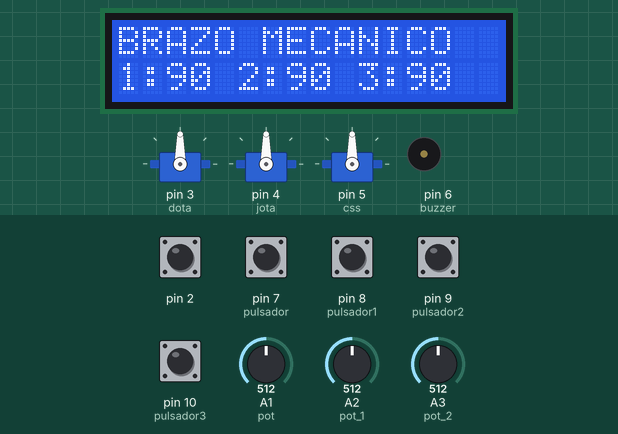
This sketch was run on a simulated Arduino Uno, built with avr-gcc and run on an emulated ATmega328P. On the bench: 16×2 character LCD, 3 × servo, buzzer (waves = sounding). The inputs (shaded band) are chosen by the test bench; at power-on: pin 2 HIGH, pin 7 (pulsador), pin 8 (pulsador1), pin 9 (pulsador2), pin 10 (pulsador3) LOW, A1 (pot) = 512, A2 (pot_1) = 512, A3 (pot_2) = 512.

Above: at 1.2 s.
1.3 s: A1 (pot) set to 716
At 2.5 s:
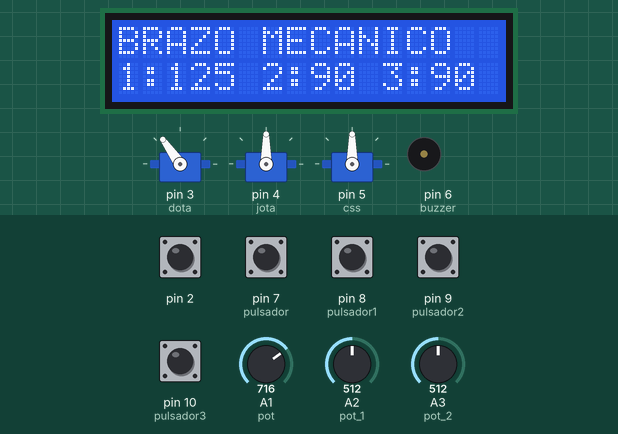
2.8 s: A2 (pot_1) set to 716
At 4.0 s:
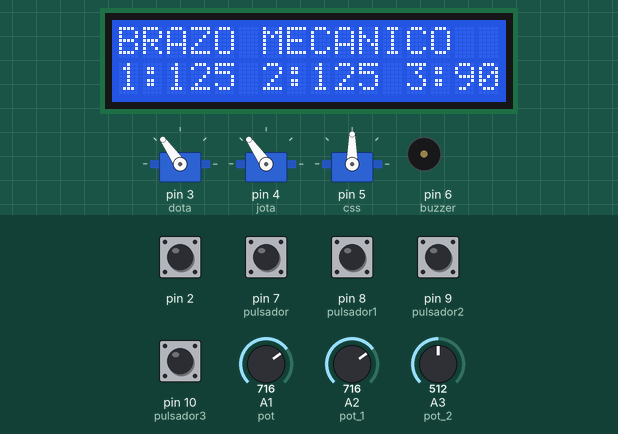
4.3 s: A3 (pot_2) set to 716
At 5.5 s:
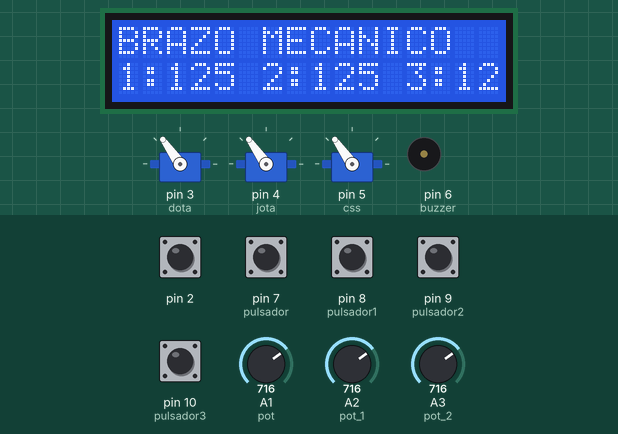
5.8 s: pin 7 (pulsador) pulled HIGH for 0.15 s
At 6.8 s:
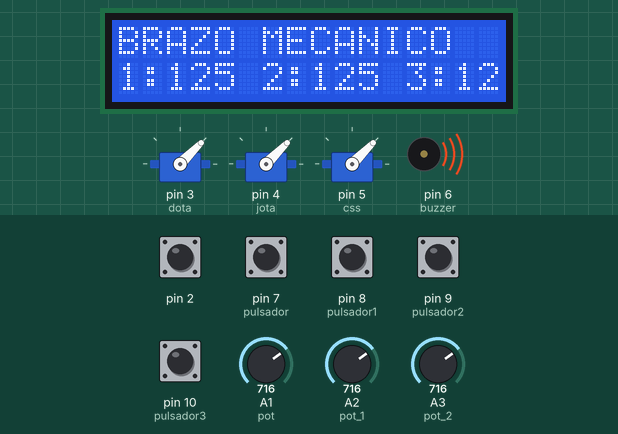
8.9 s: A1 (pot) set to 900
At 9.3 s:
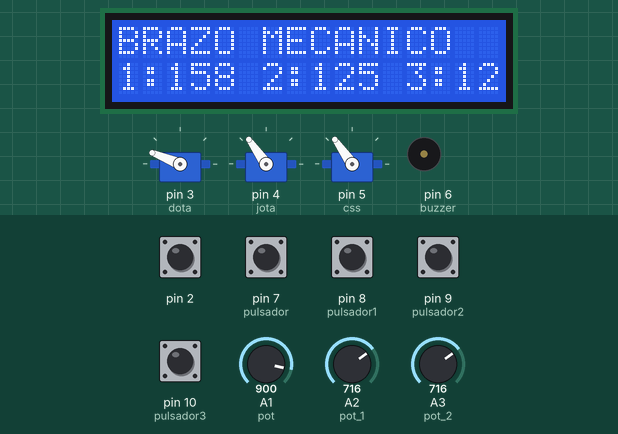
10.5 s: A2 (pot_1) set to 900
At 11.6 s:
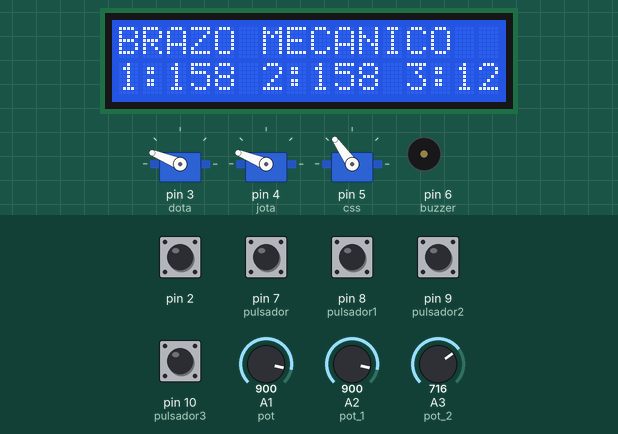
Timing chart, 0 to 13.0 s (numbered marks = the images above; inputs shaded):
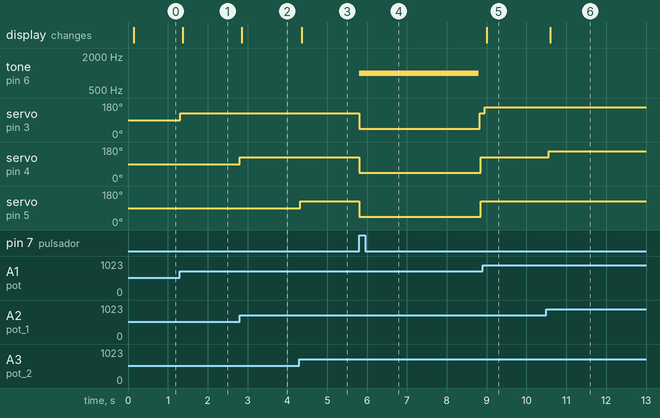

Measured:
- after the input at 1.3 s, servo on pin 3 (dota): 90° → 125° at once; the display: changes after 0.07 s (image 1)
- after the input at 2.8 s, servo on pin 4 (jota): 90° → 125° at once; the display: changes after 0.06 s (image 2)
- after the input at 4.3 s, servo on pin 5 (css): 90° → 125° at once; the display: changes after 0.06 s (image 3)
- after the input at 5.8 s, tone on pin 6 (buzzer): silent → 1000 Hz at once, → silent 3.0 s later; servo on pin 3 (dota): 125° → 45° at once, → 125° 3.0 s later; servo on pin 4 (jota), servo on pin 5 (css): 125° → 45° at once, → 125° 3.1 s later
- after the input at 8.9 s, servo on pin 3 (dota): 125° → 158° after 0.05 s; the display: changes after 0.10 s (image 5)
- after the input at 10.5 s, servo on pin 4 (jota): 125° → 158° after 0.05 s; the display: changes after 0.10 s (image 6)

The sketch:

CTICA2222222222222222222222222222222222222111111111111111111.ino
```cpp
#include <Wire.h>//se llama la libreria Wire que nos ayudara a comunicarnos con el dispositivos de I2C
#include <LiquidCrystal_I2C.h>//se instala la libreria LiquidCrystal_I2C para trabajar con el i2c del lcd junto con el MÃ³dulo serial I2C
#include <Servo.h>//se instala esta libreria para el servo motor

#define lcdAddress 0x27  //se indica la direcciÃ³n que toma el modulo i2c
#define filas 2//se indica que numero de filas que tiene el lcd que son dos para despues utilizarlo
#define columnas 16//se indica el numero de columnas que tiene el lcd que son 16
LiquidCrystal_I2C pantallalcd(lcdAddress, columnas, filas);//se llama la libreria LiquidCrystal_I2C se le indica el nombre de pantallalcd se le indica la direcciÃ³n del lcd,la variable columnas y filas

//INDICANDO LOS PINES A QUE VA CADA UNO
const int pul = 2;
const int buzzer =6;
const int pot = A1;
const int pot_1 = A2;
const int pot_2 = A3;

//variables para leeer elpot
int valor_pot;
int valor_pot1;
int valor_pot2;

//para los pulsadores
const int pulsador = 7;
const int pulsador1 = 8;
const int pulsador2 = 9;
const int pulsador3 = 10;
int lee;
int lee1;
int lee2;
int lee3;


//para los servos
Servo dota;//SE CREA LA VARIABLE PARA EL SERVO MOTOR
Servo jota;//SE CREA OTRA  VARIABLE PARA EL SERVO MOTOR
Servo css;//SE CREA OTRA  VARIABLE PARA EL SERVO MOTOR

#define b_salida() pinMode(buzzer,OUTPUT)//se cambia el pin mode por b_salida
#define encender() tone(buzzer,1000)//se utiliza para reemplazar el tone del bjz
#define apagar() noTone(buzzer)//se utiliza paara remplazar el noTone del buz


void setup() {
 pantallalcd.init();//se indica que la pantallalcd que en eso se iniciara
 pantallalcd.backlight();//se indica que la pantallalcd para su iluminaciÃ³n
 b_salida();//SE DEJA INDICADO
 dota.attach(3);//el pin que esta el servo
 jota.attach(4);//el pin que esta el servo
 css.attach(5);//el pin que esta el servo
 attachInterrupt(digitalPinToInterrupt(2), traviss, FALLING);//SE UTILIZA PARA INTERUPCIÓN
}
void loop() {
   pantallalcd.setCursor(0,0);//QUE SE PONGA EN ESA POSICIÓN DE LA LCD
   pantallalcd.print("BRAZO MECANICO");//que se imprima lo siguiente
   pantallalcd.setCursor(0,1);//que posición
   pantallalcd.print("1:");
   pantallalcd.print(valor_pot);
   pantallalcd.print(" 2:");
   pantallalcd.print(valor_pot1);
   pantallalcd.print(" 3:");
   pantallalcd.print(valor_pot2);
   //solo se incializan las funciones en el void loop
   scoott();
   drake();
   messi();
   cristiano();
   neymar();
   maldini();
   petit();
}


void traviss(){//se utiliza para la interrupción
   //grados del servo
   dota.write(0);
   jota.write(0);
   css.write(0);
    encender();//encienda el buz
    delay(1000);
    apagar();//apague el buz
}


void scoott(){//se utiliza para hacer que el potenciometro haga lo mismo que el servo
  valor_pot = analogRead(pot);
  valor_pot = map(valor_pot, 0, 1023, 0, 180);//es se utiliza que para que los parametros de minimo y maximo del potencimetro sean ahora el minimo y el maximo de parametros del servo
  dota.write(valor_pot);//que el servo haga el parametro establecido en map que esta igualado a la variable valor_pot
  delay(10);
}


void drake(){//se utiliza para hacer que el potenciometro haga lo mismo que el servo
  valor_pot1 = analogRead(pot_1);
  valor_pot1 = map(valor_pot1, 0, 1023, 0, 180);//es se utiliza que para que los parametros de minimo y maximo del potencimetro sean ahora el minimo y el maximo de parametros del servo
  jota.write(valor_pot1);//que el servo haga el parametro establecido en map que esta igualado a la variable valor_pot
  delay(10);
}


void messi(){//se utiliza para hacer que el potenciometro haga lo mismo que el servo
  valor_pot2 = analogRead(pot_2);
  valor_pot2 = map(valor_pot2, 0, 1023, 0, 180);//es se utiliza que para que los parametros de minimo y maximo del potencimetro sean ahora el minimo y el maximo de parametros del servo
  css.write(valor_pot2);//que el servo haga el parametro establecido en map que esta igualado a la variable valor_pot
  delay(10);
}
void cristiano(){//para el cambio de posición
  lee = digitalRead(pulsador);
  if(lee==HIGH){//si se cumple hace lo siguiente
    encender();//encienda el buz
    //grados del servo
   dota.write(45);
   jota.write(45);
   css.write(45);
    delay(3000);
    apagar();//apague el buz
  }
}
void neymar(){//para el cambio de posición
  lee1 = digitalRead(pulsador1);
  if(lee1==HIGH){//si se cumple hace lo siguiente
    encender();//encienda el buz
    //grados del servo
   dota.write(90);
   jota.write(90);
   css.write(90);
    delay(3000);
    apagar();//apague el buz
  }
}
void maldini(){//para el cambio de posición
    lee2 = digitalRead(pulsador2);
  if(lee2==HIGH){//si se cumple hace lo siguiente
    encender();//encienda el buz
    //grados del servo
   dota.write(135);
   jota.write(135);
   css.write(135);
    delay(3000);
    apagar();//apague el buz
  }
}
void petit(){//para el cambio de posición
   lee3 = digitalRead(pulsador3);
  if(lee3==HIGH){//si se cumple hace lo siguiente
   encender();//encienda el buz
   //grados del servo
   dota.write(180);
   jota.write(180);
   css.write(180);
   delay(3000);
   apagar();//apague el buz
  }

}
```
